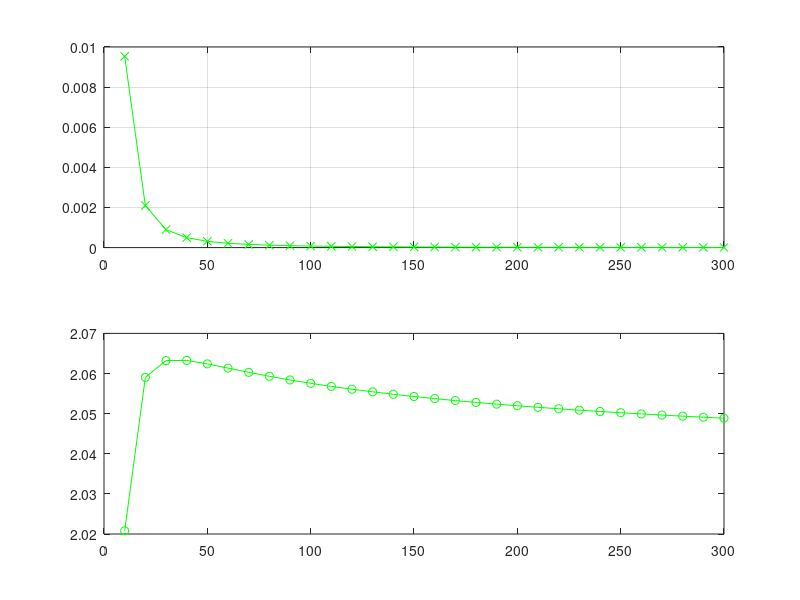

The MATLAB source for this figure:
function Lab2_2()
  left = 1;
  right = 5;

  k = 1;
  for i = 10:10:300
    h = (right - left) / (i - 1);
    X = left : h : right;
    Y = sin(X);
    [a, b, c, d] = splain(X, Y, i - 1);
    if (h / 10 < 0.1)
      sh = h / 5;
    else
      sh = 0.001;
    endif
    x_t = 0: sh : h;
    x_max = [left - 100, left - 100];
    y_max = [0, 1000];
    dev_max = -1;
    num = 0;
    for m = 1:(i - 1)
      S_m = [a(m), b(m), c(m), d(m)];
      for j= x_t
        dev(k) = abs(polyval(S_m, j) - sin(X(m) + j));
        if (dev_max < dev(k))
          dev_max = dev(k);
        endif
      endfor
      
    endfor
    dev(k) = dev_max;
    num_dev(k) = i;
    alpha(k) = - log(dev(k)) / log(i);
    k = k + 1;
    i
  endfor
  
  subplot(2, 1, 1);
  plot(num_dev, dev, "-xg");
  grid on;
  subplot(2, 1, 2);
  plot(num_dev, alpha, "-og");
endfunction


function [a, b, c, d]=splain(X, Y, N)
  
  for i = 1:(N + 1)
    Delta(i) = Y(i);
  endfor
  
  for i = 1:N
    Delta_1(i) = Delta(i + 1) - Delta(i);
  endfor
  
  for i = 1:N - 1
    Delta_2(i, 1) = Delta_1(i + 1) - Delta_1(i);
  endfor
  
  for i = 1:N
    d(i) = Y(i);
  endfor
  
  matr = zeros(N - 2, N - 2);
  matr(1, 1) = 4;
  matr(1, 2) = 1;
  for i = 2:(N - 2)
    matr(i, 1 + (i - 2)) = 1;
    matr(i, 2 + (i - 2)) = 4;
    matr(i, 3 + (i - 2)) = 1;
  endfor
  matr(N - 1, N - 2) = 1;
  matr(N - 1, N - 1) = 4;
  
  h = X(2) - X(1);
  h_2 = h * h;
  Delta_2 = 3 / h_2 * Delta_2;
  b_temp = (matr) \ (Delta_2);
  
  for i = 1:(N - 1)
    b(i) = b_temp(i, 1);
  endfor
  
  b = conv(b, [0, 1]);
  b(1) = 0;
  b = conv(b, [1, 0]);
  b(N + 1) = 0;
  
  for k = 1:N
    a(k) = (b(k + 1) - b(k)) / (3 * h);
    c(k) = Delta_1(k) / h - h * (2 * b(k) + b(k + 1)) / 3;
  endfor
  
endfunction
